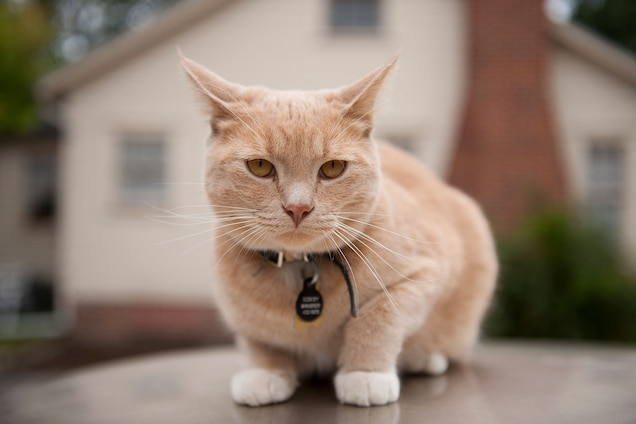
#> input picture segmentation_mask_overlay/examples/cat.jpg, 636 x 424 px
$ python cat.py
#> lines starting #> are read from the running program, lines starting #| are printed output that depends on the picture; after the words box and inside, x2 and y2 are one past the last pixel; in counts of white or black regions, pixels touching at a corner belong together
### segmentation_mask_overlay/utils.py
import io
import os
from typing import Union

import cv2
import matplotlib.pyplot as plt
import numpy as np
from PIL import Image as PILImage


def get_img_from_fig(fig, dpi=180, color_cvt_flag=cv2.COLOR_BGR2RGB) -> np.ndarray:
    """Make numpy array from mpl fig
    Parameters
    ----------
    fig : plt.Figure
        Matplotlib figure, usually the result of plt.imshow()
    dpi : int, optional
        Dots per inches of the image to save. Note, that default matplotlib
        figsize is given in inches. Example: px, py = w * dpi, h * dpi  pixels
        6.4 inches * 100 dpi = 640 pixels, by default 180
    color_cvt_flag : int, optional
        OpenCV cvtColor flag. to get grayscale image,
        use `cv2.COLOR_BGR2GRAY`, by default `cv2.COLOR_BGR2RGB`.
    Returns
    -------
    np.ndarray[np.uint8]
        Image array
    """

    with io.BytesIO() as buffer:
        fig.savefig(buffer, format="png", dpi=dpi)
        buffer.seek(0)
        img_arr = np.frombuffer(buffer.getvalue(), dtype=np.uint8)
    return cv2.cvtColor(cv2.imdecode(img_arr, 1), color_cvt_flag)


def array_to_uintimage(array: np.ndarray, cvt_flag=cv2.COLOR_BGR2RGB) -> np.ndarray:
    """Converts any array to uint8 data type format using a magic of the matplotlib.
    Parameters
    ----------
    array : np.ndarray
        Image array.
    cvt_flag : int, optional
        OpenCV cvtColor flag. to get grayscale image,
        use `cv2.COLOR_BGR2GRAY`, by default `cv2.COLOR_BGR2RGB`
    Returns
    -------
    np.ndarray[np.uint8]
        Output image array in uint8 datatype
    """

    w, h = array.shape
    dpi = 90
    fig = plt.figure(figsize=(h / dpi, w / dpi))
    plt.imshow(array, cmap="gray")
    plt.axis("off")
    plt.tight_layout(pad=0)
    uint_img = get_img_from_fig(fig, dpi=dpi, color_cvt_flag=cvt_flag)
    plt.close(fig)
    return uint_img


def open_with_PIL(
    image: Union[os.PathLike, PILImage.Image, np.ndarray]
) -> PILImage.Image:
    """Reads image to PIL.Image.
    Parameters
    ----------
    image : Union[os.PathLike, PIL.Image.Image, np.ndarray]
        Image path, PIL.Image or numpy array.
    Returns
    -------
    PIL.Image.Image
        Output image as PIL.Image object
    Raises
    ------
    AttributeError
        In case of inappropriate input.
    """

    if isinstance(image, (str, os.PathLike)):
        pil_image = PILImage.open(image).convert("RGB")
    elif isinstance(image, PILImage.Image):
        pil_image = image.convert("RGB")
    elif isinstance(image, np.ndarray):
        image = image.squeeze()
        assert image.ndim == 2, "Supported only grayscale numpy arrays"
        image_array = array_to_uintimage(image)
        pil_image = PILImage.fromarray(image_array).convert("RGB")
        pil_image = pil_image.resize(image.shape[::-1])
    else:
        raise AttributeError("Unsupported type of image input")
    return pil_image

### segmentation_mask_overlay/main.py
import os
from collections.abc import Iterable
from typing import Optional, Tuple, Union, List

import numpy as np
import matplotlib.pyplot as plt
from matplotlib import colors as C
from matplotlib.patches import Patch
from PIL import Image as PILImage

from .label_color import LabelColor
from .utils import open_with_PIL


def overlay_masks(
    image: Union[os.PathLike, PILImage.Image, np.ndarray],
    boolean_masks: Union[np.ndarray, List[np.ndarray]],
    labels: Optional[List[str]] = None,
    colors: Optional[Union[np.ndarray, List[Union[str, List[float]]]]] = None,
    figsize: Tuple[int, int] = (8, 8),
    dpi: int = 90,
    mask_alpha: float = 0.4,
    mpl_colormap: str = "tab20",
    return_pil_image: bool = False,
):
    """Overlays masks on the image.
    Parameters
    ----------
    image : Union[str, PIL.Image.Image, np.ndarray]
        Image path or PIl.Image or numpy array. If image size inconsistent with
        the masks size, image will be resized.
    boolean_masks : List[np.ndarray[bool]]
        List of segmentation masks or numpy array of shape (height, width, n_classes).
        All masks should be the same size, equal to size of the image.
    labels : Optional[List[str]], optional
        Optional label names. Provide in the same order as the corresponding masks.
        If not provided, will be set as range(len(boolean_masks)), by default None
    colors : Union[np.ndarray, List[Union[str, List[float]]]], optional
        Array of shape (n_labels x 4) or list of matplotlib acceptable colornames.
        Example to get persistent colormap: `plt.cm.tab20(np.arange(NUM_LABELS))`
    figsize : tuple, optional
        Size in inches of the output image, by default (12, 12)
    dpi : int, optional
        Resolution of the output image. Note: 'px, py = w * dpi, h * dpi', by default 120
    mask_alpha : float, optional
        Masks opaque value, by default 0.4
    mpl_colormap : str
        Matplotlib colormap name
    return_pil_image : bool
        If True, will return PIL image instead of matpotlib figure.

    Returns
    -------
    plt.Figure | PIL.Image
        Output mpl figure or pillow image with masks.
    """

    if isinstance(boolean_masks, np.ndarray):
        assert (boolean_masks.ndim == 3 and boolean_masks.dtype == bool), (
            "boolean_masks should be a list boolean numpy"
            + " arrays or 3-dim numpy array with the last dim"
            + " as a channel to store masks of different classes"
        )
        boolean_masks = [boolean_masks[:, :, i] for i in range(boolean_masks.shape[-1])]

    if labels is not None:
        assert len(labels) == len(boolean_masks), (
            "Number of provided labels != number of masks"
        )
    else:
        labels = [f"{_:02d}" for _ in range(len(boolean_masks))]

    pil_image = open_with_PIL(image)
    image_size = tuple(np.array(pil_image.size)[::-1])

    assert all(
        mask.shape == image_size for mask in boolean_masks
    ), "Label mask size is not equal to image size"

    if colors is None:
        cbar = LabelColor(
            num_labels=len(boolean_masks),
            alpha=mask_alpha,
            return_legend_color=True,
            mpl_colormap=mpl_colormap,
        )

    else:
        assert len(colors) == len(boolean_masks), (
            "Number of provided colors != number of masks"
        )
        if all(isinstance(c, str) for c in colors):
            colors = [C.to_rgba(c) for c in colors]

        if isinstance(colors, Iterable):
            colors = np.array(colors)

        assert colors.ndim == 2 and colors.shape[-1] == 4, (
            "Unsupported color format:"
            + " should be list of matplotlib colorname strings for each mask/mask_channel,"
            + " list of RGBA arrays or 2-dim numpy array of shape (n_labels x 4)"
        )

        mask_colors = colors.copy()
        mask_colors[:, -1] *= mask_alpha
        mask_colors = (mask_colors * 255).astype("uint8")
        cbar = zip(mask_colors, colors)

    segmentation_overlay = np.zeros((*image_size, 4), dtype=np.uint16)
    segmentation_mask = np.zeros(image_size, dtype=bool)
    legend_elements = []

    for mask, label, (color, legend_color) in zip(boolean_masks, labels, cbar):

        assert mask.dtype == "bool"

        intersection = mask & segmentation_mask
        segmentation_mask = mask | segmentation_mask

        # Paint non-overlapping area
        segmentation_overlay[mask ^ intersection] = color

        # Blend overlapping area
        segmentation_overlay[intersection] = (
            segmentation_overlay[intersection] + color
        ) / 2

        legend_elements.append(Patch(color=legend_color, label=label))

    segmentation_overlay = PILImage.fromarray(segmentation_overlay.astype("uint8"))
    pil_image.paste(segmentation_overlay, mask=segmentation_overlay)

    if return_pil_image:
        return pil_image

    else:
        fig = plt.figure(figsize=figsize, dpi=dpi)
        plt.imshow(pil_image)
        plt.axis("off")
        mask_legend = plt.legend(
            handles=legend_elements,
            loc="upper left",
            frameon=False,
            bbox_to_anchor=(1.01, 1),
        )
        plt.subplots_adjust(left=0.8)
        plt.tight_layout()
        plt.gca().add_artist(mask_legend)

        return fig

### segmentation_mask_overlay/examples/cat.py
import matplotlib.pyplot as plt
import numpy as np
from PIL import Image
from segmentation_mask_overlay import overlay_masks


image = Image.open("./cat.jpg").convert("L")
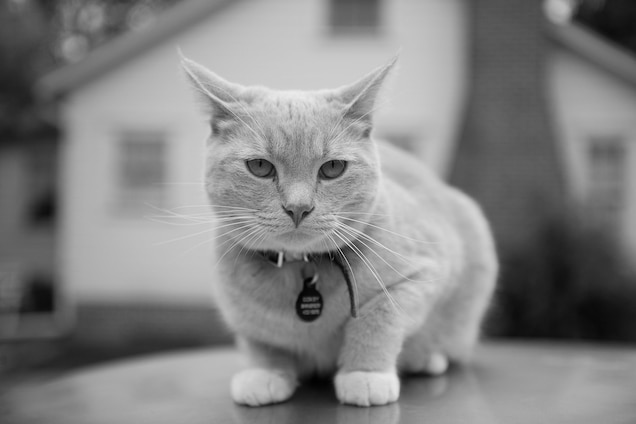
#> image: PIL image 636x424 L; min 1, max 234, mean 130.6
image = np.array(image)

# Mimic masks
masks = []
for i in np.linspace(0, image.shape[1], 10, dtype="int"):
    mask = np.zeros(image.shape, dtype="bool")
    mask[i : i + 100, i : i + 200] = 1
    masks.append(mask)
#> mask: shape (424, 636) bool; every value is 0

mask_labels = [f"Mask_{i}" for i in range(len(masks))]
cmap = plt.cm.tab20(np.arange(len(mask_labels)))

fig = overlay_masks(image, masks, labels=mask_labels, colors=cmap, mask_alpha=0.5)
#> after the loop in overlay_masks, `for mask, label, (color, legend_color) in zip(boolean_masks, labels, c..`:
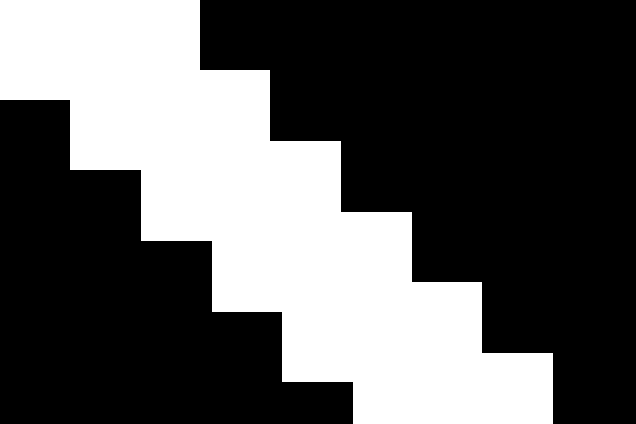
#> segmentation_mask: shape (424, 636) bool; 35.3% white; 1 white region, box (x1, y1, x2, y2) and area: (0, 0, 553, 424) 95177
#> after the loop in overlay_masks, `for mask, label, (color, legend_color) in zip(boolean_masks, labels, c..`:
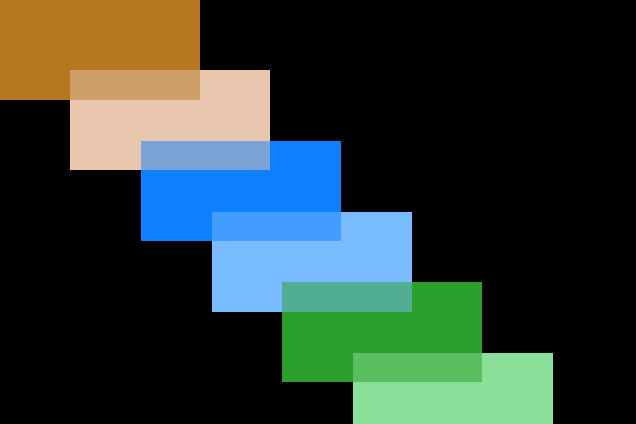
#> segmentation_overlay: shape (424, 636, 4) uint16; mean of channels 0, 1, 2, 3 52.8, 58.6, 43, 44.8; drawn as B, G, R
#> in overlay_masks, `segmentation_overlay = PILImage.fromarray(segmentation_overlay.astype(..`:
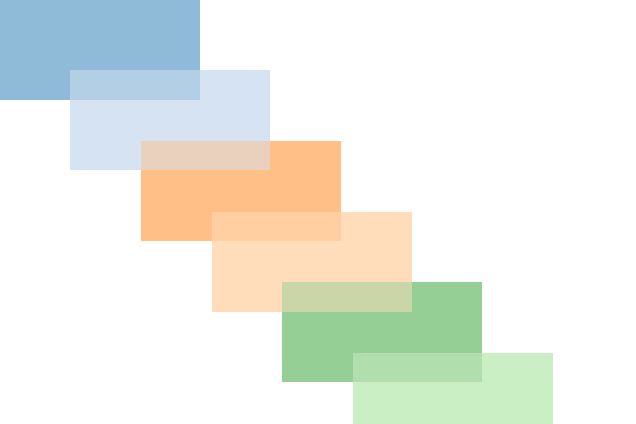
#> segmentation_overlay: PIL image 636x424 RGBA; mean R, G, B, A 52.8, 58.6, 43, 44.8; transparent parts drawn white
#> in overlay_masks, `pil_image.paste(segmentation_overlay, mask=segmentation_overlay)`:
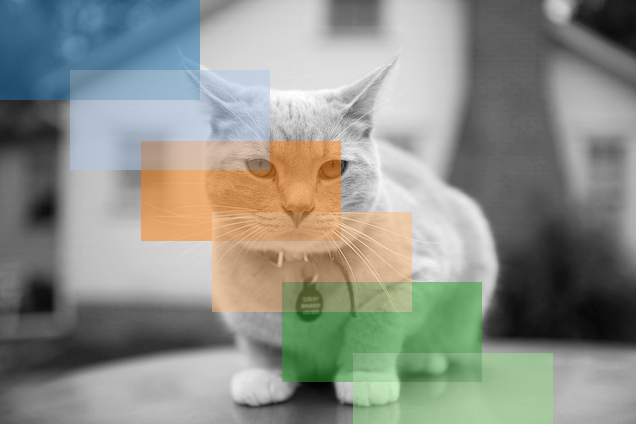
#> pil_image: PIL image 636x424 RGB; mean R, G, B 141.2, 144.1, 136.3
fig.savefig("./cat_masked.jpg", bbox_inches="tight", dpi=300)
